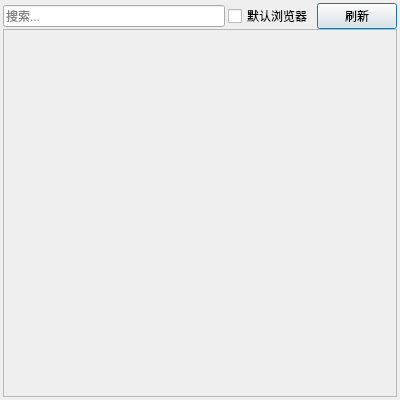
<?xml version="1.0" encoding="UTF-8"?>
<ui version="4.0">
 <class>Nav</class>
 <widget class="QDialog" name="Nav">
  <property name="geometry">
   <rect>
    <x>0</x>
    <y>0</y>
    <width>400</width>
    <height>400</height>
   </rect>
  </property>
  <property name="minimumSize">
   <size>
    <width>400</width>
    <height>400</height>
   </size>
  </property>
  <property name="maximumSize">
   <size>
    <width>400</width>
    <height>400</height>
   </size>
  </property>
  <property name="windowTitle">
   <string>便捷导航</string>
  </property>
  <layout class="QVBoxLayout" name="verticalLayout">
   <property name="spacing">
    <number>0</number>
   </property>
   <property name="leftMargin">
    <number>3</number>
   </property>
   <property name="topMargin">
    <number>3</number>
   </property>
   <property name="rightMargin">
    <number>3</number>
   </property>
   <property name="bottomMargin">
    <number>3</number>
   </property>
   <item>
    <widget class="QWidget" name="header" native="true">
     <layout class="QHBoxLayout" name="horizontalLayout">
      <property name="spacing">
       <number>3</number>
      </property>
      <property name="leftMargin">
       <number>0</number>
      </property>
      <property name="topMargin">
       <number>0</number>
      </property>
      <property name="rightMargin">
       <number>0</number>
      </property>
      <property name="bottomMargin">
       <number>0</number>
      </property>
      <item>
       <widget class="QLineEdit" name="lineEdit_search">
        <property name="placeholderText">
         <string>搜索...</string>
        </property>
       </widget>
      </item>
      <item>
       <widget class="QCheckBox" name="checkBox_outer">
        <property name="text">
         <string>默认浏览器</string>
        </property>
       </widget>
      </item>
      <item>
       <widget class="QPushButton" name="pushButton_refresh">
        <property name="text">
         <string>刷新</string>
        </property>
       </widget>
      </item>
     </layout>
    </widget>
   </item>
   <item>
    <widget class="QScrollArea" name="scrollArea">
     <property name="widgetResizable">
      <bool>true</bool>
     </property>
     <widget class="QWidget" name="scrollAreaWidgetContents">
      <property name="geometry">
       <rect>
        <x>0</x>
        <y>0</y>
        <width>392</width>
        <height>369</height>
       </rect>
      </property>
      <layout class="QVBoxLayout" name="verticalLayout_content">
       <property name="spacing">
        <number>8</number>
       </property>
       <property name="leftMargin">
        <number>4</number>
       </property>
       <property name="topMargin">
        <number>4</number>
       </property>
       <property name="rightMargin">
        <number>4</number>
       </property>
       <property name="bottomMargin">
        <number>4</number>
       </property>
       <item>
        <widget class="QWidget" name="container" native="true">
         <layout class="QVBoxLayout" name="verticalLayout_groups">
          <property name="spacing">
           <number>8</number>
          </property>
          <property name="leftMargin">
           <number>0</number>
          </property>
          <property name="topMargin">
           <number>0</number>
          </property>
          <property name="rightMargin">
           <number>0</number>
          </property>
          <property name="bottomMargin">
           <number>0</number>
          </property>
         </layout>
        </widget>
       </item>
       <item>
        <spacer name="verticalSpacer">
         <property name="orientation">
          <enum>Qt::Vertical</enum>
         </property>
         <property name="sizeHint" stdset="0">
          <size>
           <width>20</width>
           <height>40</height>
          </size>
         </property>
        </spacer>
       </item>
      </layout>
     </widget>
    </widget>
   </item>
  </layout>
 </widget>
 <resources/>
 <connections/>
</ui>
